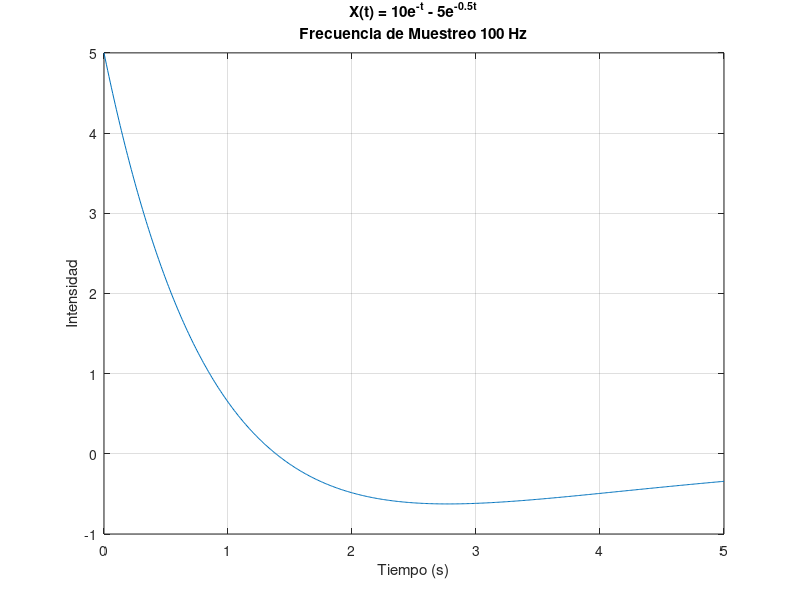

Write MATLAB code to recreate this figure.
Fs = 100;
A  = linspace(0,5,5*Fs);
B  = 10*exp(-1*A) - 5*exp(-0.5*A);
plot(A,B);
grid on
xlabel('Tiempo (s)');
ylabel('Intensidad');
title(['X(t) = 10e^{-t} - 5e^{-0.5t}',...
       sprintf('\n'),...
       'Frecuencia de Muestreo 100 Hz']);